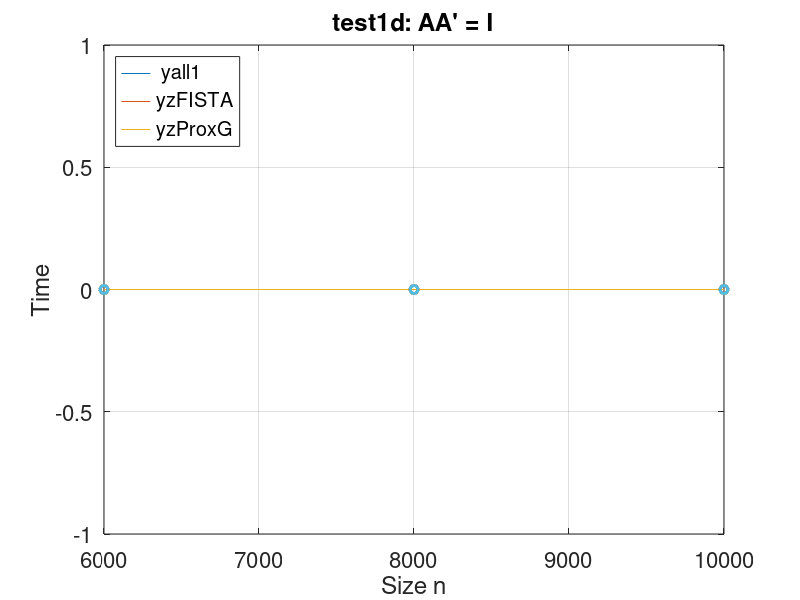

This figure's MATLAB source:
% test script for soling LASSO problem on 1d synthetic data
% ------------------------------------------------------------------
% Codes may use differenbt stopping rules, so one should adjust the 
% tolerance values to achieve a similar accuracy in comparing codes.
% ------------------------------------------------------------------
% (Yin Zhang, s2020)


% clean up
clear, close all, rng(0)

% first run instructor's 3 solvers
Solvers = {' yall1 ','yzFISTA','yzProxG'};
Tols = [5e-3, 1e-5, 2e-5];
%Tols = [1e-3, 1e-3, 1e-3, 1e-5,1e-6];
% --------------- add your 2 solver ----------------------
% add my_solver of ADMM type 
my_solver = 'myADMMd';
if exist(my_solver,'file')
    Solvers = [Solvers,my_solver];
    Tols = [Tols 1e-5];
end
% add my_solver of Proxmal type
my_solver = 'myFISTA';
if exist(my_solver,'file')
    Solvers = [Solvers,my_solver];
    Tols = [Tols 1e-5];
end
% --------------------------------------------------------

% test problem sizes
L = 500*2;
%Ns = (2:2:10)'*L;

Ns = (6:2:10)'*L;


n_Sol = numel(Solvers);
F = zeros(n_Sol,1);
T = F; It = F;
Ts = zeros(numel(Ns),n_Sol);
Str = ['test1d: AA''=/=I';'test1d: AA'' = I'];

for orth = 1
    
    opts.nonorth = not(orth);
    
    for i = 1:numel(Ns)
        
        %% Specify problem sizes
        n = Ns(i);              % number of features
        m = n/2;                % number of examples
        k = m/5;                % number of nonzeros
        
        %% Generate problem data
        p = randperm(n);
        x0 = zeros(n,1);
        x0(p(1:k)) = randn(k,1);
        
        if opts.nonorth
            A = randn(m,n);
            d = 1./sqrt(sum(A.^2))';
            A = A*spdiags(d,0,n,n); % normalize columns
        else
            A = dctmtx(n); A = A(p(1:m),:);
        end
        
        b = A*x0; v = randn(m,1); sigma = 0.05;
        b = b + sigma*norm(b)/norm(v)*v;
        
        rho_max = norm( A'*b, 'inf' );
        rho = 0.1*rho_max;
        opts.rho = rho;
        obj = @(x)norm(A*x-b)^2/2+rho*norm(x,1);
        fprintf('\n')
        
        %% Solve problem
        for j = 1:n_Sol
            solver = Solvers{j};
            if ~exist(strtrim(solver),'file'), continue; end
            if j > 1, fprintf([solver ' is solving Lasso\n']), end
            opts.tol = Tols(j);
            t0 = tic; [x,out] = feval(strtrim(solver),A,b,opts);
            T(j) = toc(t0); F(j) = obj(x); It(j) = out.iter;
        end
        
        %% Display stats
        fprintf('\n%s: [n m k] = [%i %i %i]\n',Str(1+orth,:),n,m,k)
        fprintf('-----------------------------------------------------\n');
        for j = 1:n_Sol
            str = [Solvers{j} ':  iter = %3i,  f = %9.5f,  time = %6.3f\n'];
            fprintf(str,It(j),F(j),T(j))
        end
        fprintf('-----------------------------------------------------\n');
        Ts(i,:) = T;
        
    end
    
    fprintf('\n\n')    
    figure(1+orth)
    plot(Ns,Ts,Ns,Ts,'o','linewidth',2);
    xlabel('Size n'); ylabel('Time')
    title(Str(1+orth,:)),  grid on
    legend(Solvers,'location','northwest')
    set(gca,'fontsize',16), shg
end
